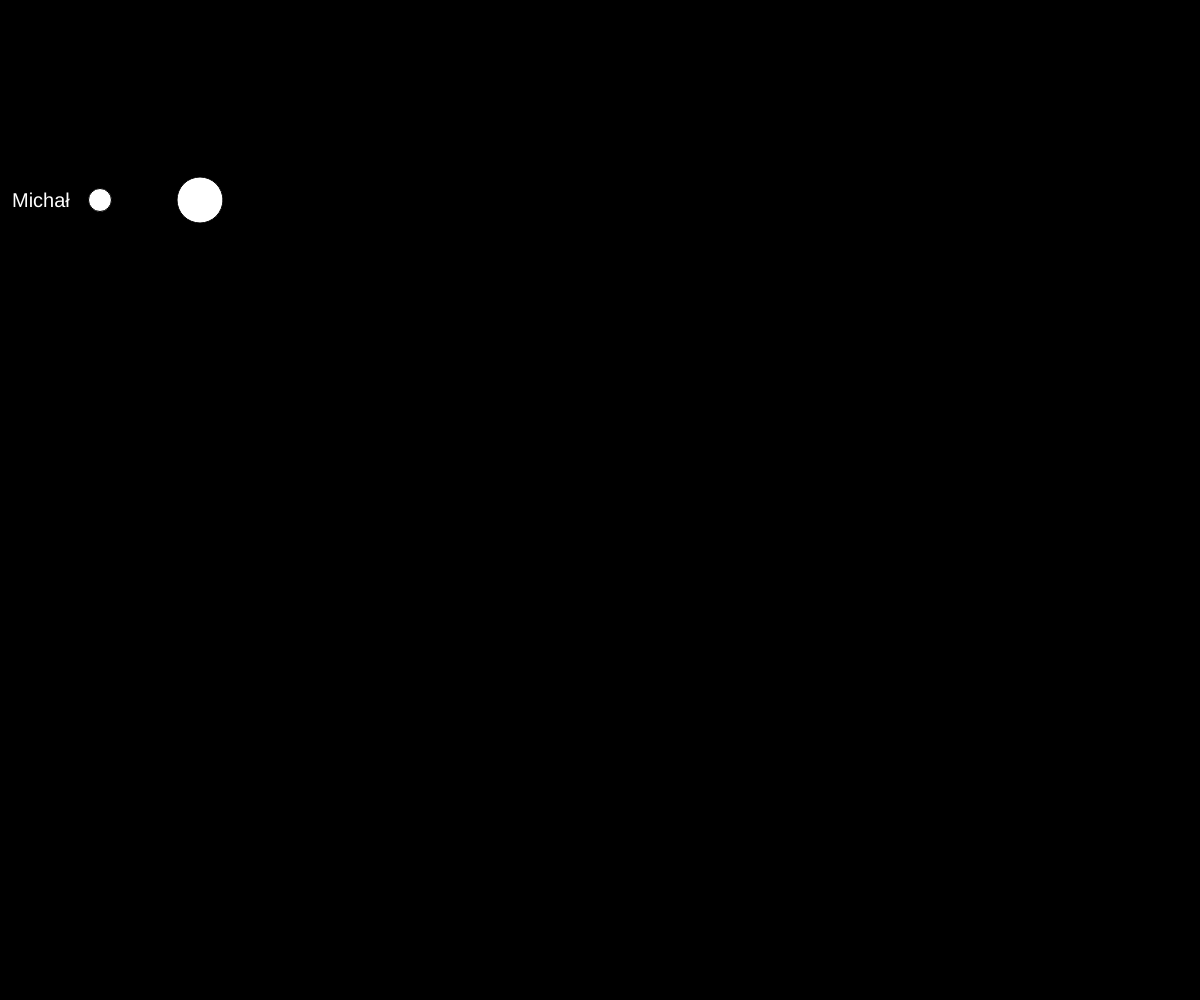
Frame 1 (no input)
Frame 60 (no input): identical to frame 1, image omitted
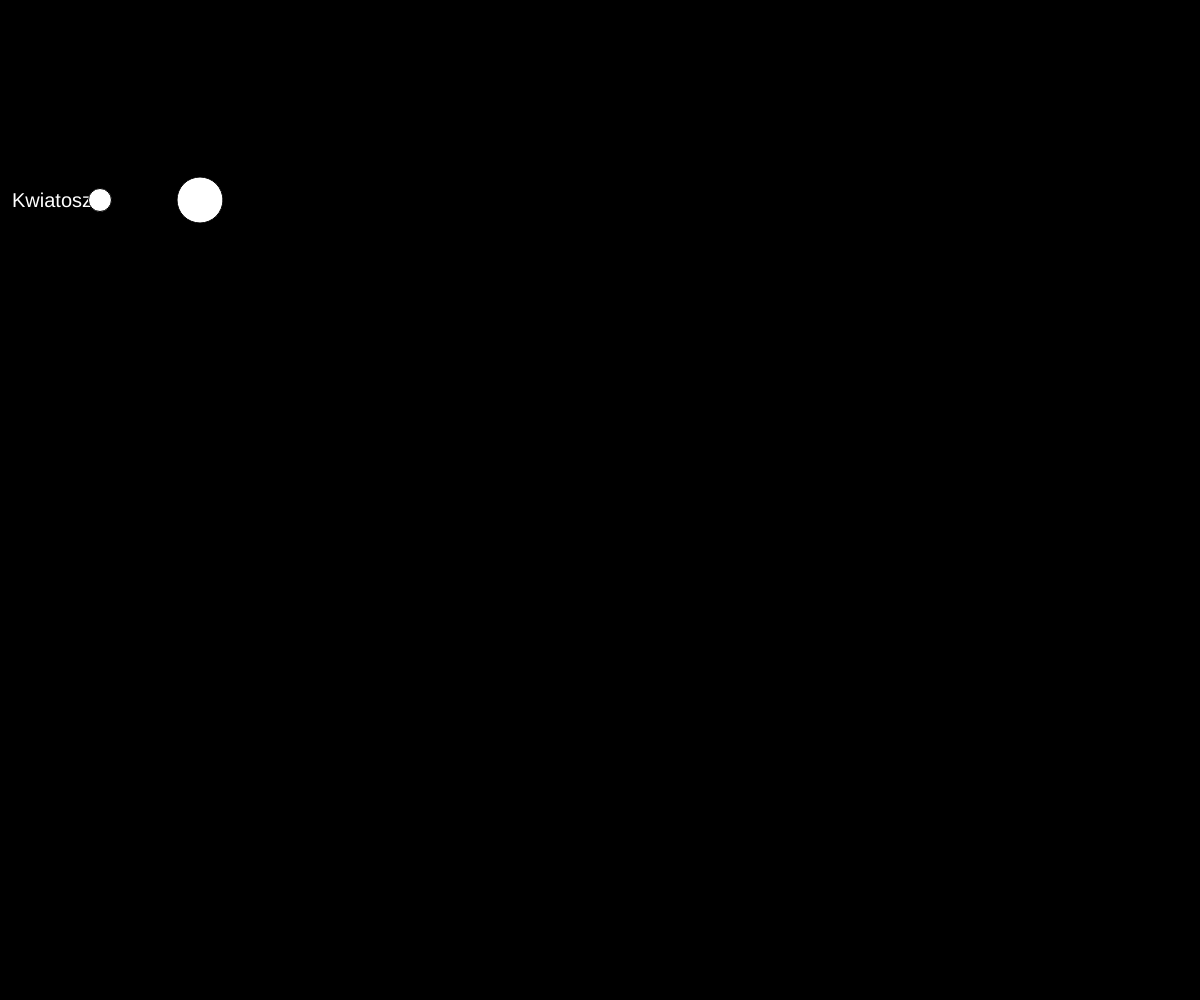
Frame 120 (the mouse pressed at the canvas centre since frame 60)

The p5.js sketch that drew these frames (run headless with seeded random() and noise() and a simulated clock; from frame 60 on, the mouse is pressed at the canvas centre):

// p5.js sketch
// ── sketch.js
/* 

1. Code below is for https://vimeo.com/channels/learningp5js/141211396
2. Video reference at 0:20 seconds on Objects > https://vimeo.com/channels/learningp5js/138327558

*/

var nums = [100, 35, 46, 72];
var word = ["Michał","Kwiatosz","Żółw","Tablica","YOLO","KUUURWAA"]

var num = 23;
var index = 0;

function setup() {
  createCanvas(innerWidth,innerHeight);
}

function draw() {
background(0);

fill(255);
textSize(20);
text(word[index],12,207);

ellipse(100, 200, num, num);
ellipse(200, 200, nums[2], nums[2]);

}

function mousePressed(){

	index+=1;

	if (index==word.length) {
		index=0;
	}
}
